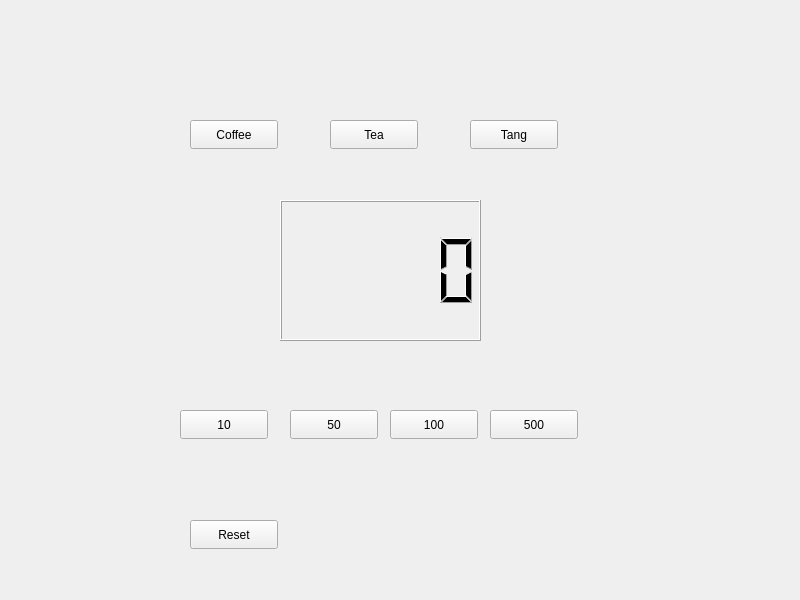
<?xml version="1.0" encoding="UTF-8"?>
<ui version="4.0">
 <class>Widget</class>
 <widget class="QWidget" name="Widget">
  <property name="geometry">
   <rect>
    <x>0</x>
    <y>0</y>
    <width>800</width>
    <height>600</height>
   </rect>
  </property>
  <property name="windowTitle">
   <string>Widget</string>
  </property>
  <widget class="QPushButton" name="pbCoin10">
   <property name="geometry">
    <rect>
     <x>180</x>
     <y>410</y>
     <width>88</width>
     <height>29</height>
    </rect>
   </property>
   <property name="text">
    <string>10</string>
   </property>
  </widget>
  <widget class="QPushButton" name="pbCoin50">
   <property name="geometry">
    <rect>
     <x>290</x>
     <y>410</y>
     <width>88</width>
     <height>29</height>
    </rect>
   </property>
   <property name="text">
    <string>50</string>
   </property>
  </widget>
  <widget class="QPushButton" name="pbCoin100">
   <property name="geometry">
    <rect>
     <x>390</x>
     <y>410</y>
     <width>88</width>
     <height>29</height>
    </rect>
   </property>
   <property name="text">
    <string>100</string>
   </property>
  </widget>
  <widget class="QPushButton" name="pbCoin500">
   <property name="geometry">
    <rect>
     <x>490</x>
     <y>410</y>
     <width>88</width>
     <height>29</height>
    </rect>
   </property>
   <property name="text">
    <string>500</string>
   </property>
  </widget>
  <widget class="QPushButton" name="pbCoffee">
   <property name="geometry">
    <rect>
     <x>190</x>
     <y>120</y>
     <width>88</width>
     <height>29</height>
    </rect>
   </property>
   <property name="text">
    <string>Coffee</string>
   </property>
  </widget>
  <widget class="QPushButton" name="pbTea">
   <property name="geometry">
    <rect>
     <x>330</x>
     <y>120</y>
     <width>88</width>
     <height>29</height>
    </rect>
   </property>
   <property name="text">
    <string>Tea</string>
   </property>
  </widget>
  <widget class="QPushButton" name="pbTang">
   <property name="geometry">
    <rect>
     <x>470</x>
     <y>120</y>
     <width>88</width>
     <height>29</height>
    </rect>
   </property>
   <property name="text">
    <string>Tang</string>
   </property>
  </widget>
  <widget class="QLCDNumber" name="lcdNumber">
   <property name="geometry">
    <rect>
     <x>280</x>
     <y>200</y>
     <width>201</width>
     <height>141</height>
    </rect>
   </property>
  </widget>
  <widget class="QPushButton" name="pbReset">
   <property name="geometry">
    <rect>
     <x>190</x>
     <y>520</y>
     <width>88</width>
     <height>29</height>
    </rect>
   </property>
   <property name="text">
    <string>Reset</string>
   </property>
  </widget>
 </widget>
 <resources/>
 <connections/>
</ui>
